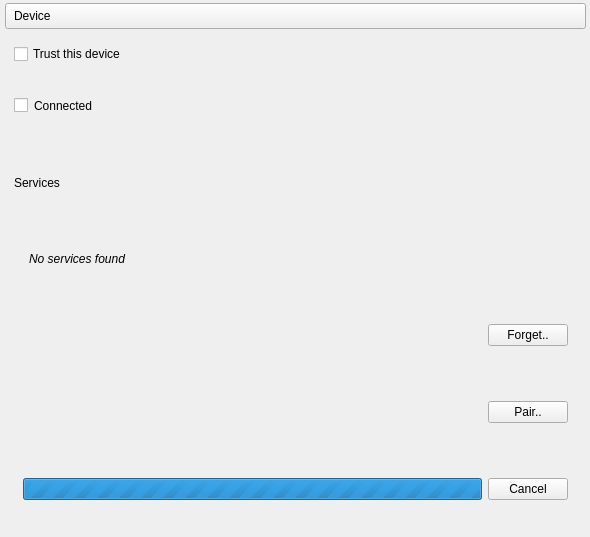
<?xml version="1.0" encoding="UTF-8"?>
<ui version="4.0">
 <class>device</class>
 <widget class="QFrame" name="device">
  <property name="geometry">
   <rect>
    <x>0</x>
    <y>0</y>
    <width>590</width>
    <height>537</height>
   </rect>
  </property>
  <property name="windowTitle">
   <string>devicedialog</string>
  </property>
  <layout class="QVBoxLayout" name="verticalLayout_2">
   <property name="leftMargin">
    <number>5</number>
   </property>
   <property name="topMargin">
    <number>3</number>
   </property>
   <property name="rightMargin">
    <number>4</number>
   </property>
   <property name="bottomMargin">
    <number>3</number>
   </property>
   <item>
    <widget class="QPushButton" name="deviceButton">
     <property name="styleSheet">
      <string notr="true">padding-left: 8px;
padding-top: 5px;
padding-bottom: 5px;
text-align: left;</string>
     </property>
     <property name="text">
      <string>Device</string>
     </property>
     <property name="icon">
      <iconset theme="phone">
       <normaloff/>
      </iconset>
     </property>
    </widget>
   </item>
   <item>
    <widget class="QFrame" name="detailsFrame">
     <property name="frameShape">
      <enum>QFrame::NoFrame</enum>
     </property>
     <property name="frameShadow">
      <enum>QFrame::Plain</enum>
     </property>
     <layout class="QVBoxLayout" name="verticalLayout">
      <item>
       <widget class="QCheckBox" name="trustedCheckBox">
        <property name="text">
         <string>Trust this device</string>
        </property>
       </widget>
      </item>
      <item>
       <layout class="QHBoxLayout" name="connectedLayout">
        <item>
         <widget class="QCheckBox" name="connectedCheckBox">
          <property name="sizePolicy">
           <sizepolicy hsizetype="Fixed" vsizetype="Fixed">
            <horstretch>0</horstretch>
            <verstretch>0</verstretch>
           </sizepolicy>
          </property>
          <property name="text">
           <string/>
          </property>
         </widget>
        </item>
        <item>
         <widget class="QLabel" name="connectedLabel">
          <property name="text">
           <string>Connected</string>
          </property>
         </widget>
        </item>
       </layout>
      </item>
      <item>
       <widget class="QLabel" name="servicesLabel">
        <property name="text">
         <string>Services</string>
        </property>
       </widget>
      </item>
      <item>
       <widget class="QFrame" name="servicesFrame">
        <property name="frameShape">
         <enum>QFrame::NoFrame</enum>
        </property>
        <property name="frameShadow">
         <enum>QFrame::Plain</enum>
        </property>
        <layout class="QVBoxLayout" name="verticalLayout_3">
         <property name="spacing">
          <number>5</number>
         </property>
         <property name="leftMargin">
          <number>15</number>
         </property>
         <property name="topMargin">
          <number>0</number>
         </property>
         <property name="rightMargin">
          <number>0</number>
         </property>
         <property name="bottomMargin">
          <number>0</number>
         </property>
         <item>
          <widget class="QLabel" name="noServicesLabel">
           <property name="font">
            <font>
             <italic>true</italic>
            </font>
           </property>
           <property name="text">
            <string>No services found</string>
           </property>
          </widget>
         </item>
        </layout>
       </widget>
      </item>
      <item>
       <widget class="QFrame" name="forgetFrame">
        <property name="frameShape">
         <enum>QFrame::NoFrame</enum>
        </property>
        <property name="frameShadow">
         <enum>QFrame::Plain</enum>
        </property>
        <layout class="QHBoxLayout" name="horizontalLayout_4">
         <item>
          <spacer name="horizontalSpacer">
           <property name="orientation">
            <enum>Qt::Horizontal</enum>
           </property>
           <property name="sizeHint" stdset="0">
            <size>
             <width>198</width>
             <height>20</height>
            </size>
           </property>
          </spacer>
         </item>
         <item>
          <widget class="QPushButton" name="forgetButton">
           <property name="text">
            <string>Forget..</string>
           </property>
          </widget>
         </item>
        </layout>
       </widget>
      </item>
      <item>
       <widget class="QFrame" name="pairFrame">
        <property name="frameShape">
         <enum>QFrame::NoFrame</enum>
        </property>
        <property name="frameShadow">
         <enum>QFrame::Plain</enum>
        </property>
        <layout class="QHBoxLayout" name="horizontalLayout_3">
         <item>
          <spacer name="horizontalSpacer_2">
           <property name="orientation">
            <enum>Qt::Horizontal</enum>
           </property>
           <property name="sizeHint" stdset="0">
            <size>
             <width>212</width>
             <height>20</height>
            </size>
           </property>
          </spacer>
         </item>
         <item>
          <widget class="QPushButton" name="pairButton">
           <property name="text">
            <string>Pair..</string>
           </property>
          </widget>
         </item>
        </layout>
       </widget>
      </item>
      <item>
       <widget class="QFrame" name="pairingFrame">
        <property name="frameShape">
         <enum>QFrame::NoFrame</enum>
        </property>
        <property name="frameShadow">
         <enum>QFrame::Plain</enum>
        </property>
        <layout class="QHBoxLayout" name="horizontalLayout_2">
         <item>
          <widget class="QProgressBar" name="pairingProgressBar">
           <property name="maximum">
            <number>0</number>
           </property>
           <property name="value">
            <number>-1</number>
           </property>
           <property name="textVisible">
            <bool>true</bool>
           </property>
           <property name="invertedAppearance">
            <bool>true</bool>
           </property>
           <property name="format">
            <string>Pairing..</string>
           </property>
          </widget>
         </item>
         <item>
          <widget class="QPushButton" name="cancelParingButton">
           <property name="text">
            <string>Cancel</string>
           </property>
          </widget>
         </item>
        </layout>
       </widget>
      </item>
     </layout>
    </widget>
   </item>
  </layout>
 </widget>
 <resources/>
 <connections/>
</ui>
